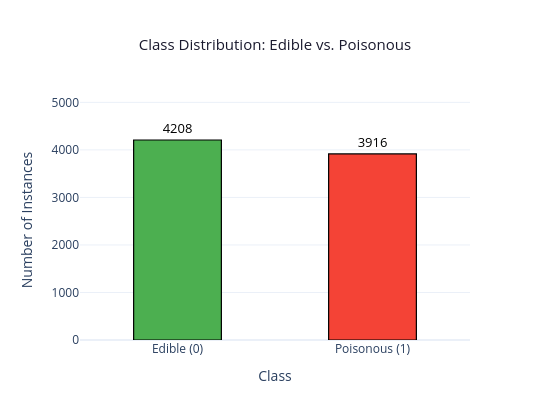

Notebook code for this chart:
### Markdown cell above
### Plot 1 – Class Distribution

Examining the balance of target classes before modeling. A severely imbalanced dataset would require resampling strategies or adjusted evaluation metrics.

### Code cell
class_counts = df['poisonous'].value_counts().sort_index()
class_labels = ['Edible (0)', 'Poisonous (1)']
colors = ['#4caf50', '#f44336']

fig = go.Figure(go.Bar(
    x=class_labels,
    y=class_counts.values,
    marker_color=colors,
    marker_line_color='black',
    marker_line_width=1.2,
    width=0.45,
    text=class_counts.values,
    textposition='outside',
    textfont=dict(size=13, color='black')
))

fig.update_layout(
    title=dict(text='Class Distribution: Edible vs. Poisonous', font=dict(size=15, color='#1a1a2e'), x=0.5),
    xaxis_title='Class',
    yaxis_title='Number of Instances',
    yaxis=dict(range=[0, max(class_counts.values) * 1.2]),
    plot_bgcolor='white',
    width=550,
    height=420,
    showlegend=False
)

fig.show()

### Figure 1 — Plotly figure (JSON) as saved in the notebook; plotly's stock layout.template omitted (floating-point values rounded to 4 significant figures)
{"data": [{"marker": {"color": ["#4caf50", "#f44336"], "line": {"color": "black", "width": 1.2}}, "text": [4208.0, 3916.0], "textfont": {"color": "black", "size": 13}, "textposition": "outside", "type": "bar", "width": 0.45, "x": ["Edible (0)", "Poisonous (1)"], "y": [4208, 3916]}], "layout": {"height": 420, "plot_bgcolor": "white", "showlegend": false, "title": {"font": {"color": "#1a1a2e", "size": 15}, "text": "Class Distribution: Edible vs. Poisonous", "x": 0.5}, "width": 550, "xaxis": {"title": {"text": "Class"}}, "yaxis": {"range": [0, 5050.0], "title": {"text": "Number of Instances"}}}}
